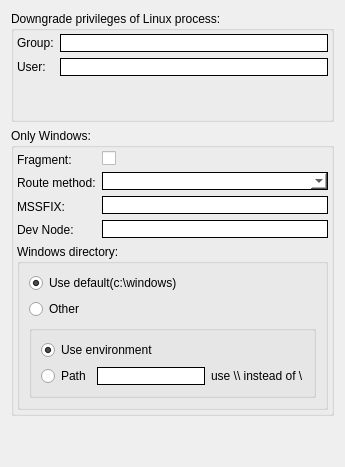
     <widget class="QWidget" name="tabLinux">
      <attribute name="title">
       <string>OS</string>
      </attribute>
      <layout class="QGridLayout" name="gridLayout_4">
       <item row="1" column="0">
        <widget class="QGroupBox" name="groupBox_6">
         <property name="title">
          <string>Only Windows:</string>
         </property>
         <layout class="QGridLayout" name="gridLayout_8">
          <property name="leftMargin">
           <number>3</number>
          </property>
          <property name="topMargin">
           <number>3</number>
          </property>
          <property name="rightMargin">
           <number>3</number>
          </property>
          <property name="bottomMargin">
           <number>3</number>
          </property>
          <item row="1" column="0">
           <widget class="QGroupBox" name="groupBox_2">
            <property name="title">
             <string>Windows directory:</string>
            </property>
            <layout class="QGridLayout" name="gridLayout_6">
             <item row="0" column="0">
              <widget class="QRadioButton" name="cbWinDirUseDefault_2">
               <property name="cursor">
                <cursorShape>PointingHandCursor</cursorShape>
               </property>
               <property name="text">
                <string>Use default(c:\windows)</string>
               </property>
               <property name="checked">
                <bool>true</bool>
               </property>
              </widget>
             </item>
             <item row="1" column="0">
              <widget class="QRadioButton" name="cbWinDirOther_2">
               <property name="cursor">
                <cursorShape>PointingHandCursor</cursorShape>
               </property>
               <property name="text">
                <string>Other</string>
               </property>
              </widget>
             </item>
             <item row="2" column="0">
              <widget class="QGroupBox" name="groupBox_19">
               <property name="sizePolicy">
                <sizepolicy hsizetype="MinimumExpanding" vsizetype="Preferred">
                 <horstretch>0</horstretch>
                 <verstretch>0</verstretch>
                </sizepolicy>
               </property>
               <property name="title">
                <string/>
               </property>
               <layout class="QGridLayout" name="gridLayout_7">
                <item row="0" column="0" colspan="2">
                 <widget class="QRadioButton" name="cbWinDirEnvironment_2">
                  <property name="cursor">
                   <cursorShape>PointingHandCursor</cursorShape>
                  </property>
                  <property name="text">
                   <string>Use environment</string>
                  </property>
                  <property name="checked">
                   <bool>true</bool>
                  </property>
                 </widget>
                </item>
                <item row="1" column="0">
                 <widget class="QRadioButton" name="cbWinDirPath_2">
                  <property name="cursor">
                   <cursorShape>PointingHandCursor</cursorShape>
                  </property>
                  <property name="text">
                   <string>Path</string>
                  </property>
                 </widget>
                </item>
                <item row="1" column="1">
                 <widget class="QLineEdit" name="txtPath_2">
                  <property name="maximumSize">
                   <size>
                    <width>16777215</width>
                    <height>16777215</height>
                   </size>
                  </property>
                  <property name="styleSheet">
                   <string notr="true">:enabled {border: 1px solid black; background-color: rgb(255, 255, 255);}
:disabled {border: 1px solid black; background-color: rgb(195, 195, 195);}
:hover {border: 1px solid red; }</string>
                  </property>
                 </widget>
                </item>
                <item row="1" column="2">
                 <widget class="QLabel" name="label_44">
                  <property name="text">
                   <string>use \\ instead of \</string>
                  </property>
                 </widget>
                </item>
               </layout>
              </widget>
             </item>
            </layout>
           </widget>
          </item>
          <item row="0" column="0">
           <layout class="QHBoxLayout" name="horizontalLayout_2">
            <item>
             <layout class="QVBoxLayout" name="verticalLayout_4">
              <item>
               <widget class="QLabel" name="label_5">
                <property name="text">
                 <string>Fragment:</string>
                </property>
               </widget>
              </item>
              <item>
               <widget class="QLabel" name="label_21">
                <property name="text">
                 <string>Route method:</string>
                </property>
               </widget>
              </item>
              <item>
               <widget class="QLabel" name="label_6">
                <property name="text">
                 <string>MSSFIX:</string>
                </property>
               </widget>
              </item>
              <item>
               <widget class="QLabel" name="label_23">
                <property name="text">
                 <string>Dev Node:</string>
                </property>
               </widget>
              </item>
             </layout>
            </item>
            <item>
             <layout class="QVBoxLayout" name="verticalLayout_3">
              <item>
               <widget class="QCheckBox" name="cbMsfix">
                <property name="enabled">
                 <bool>true</bool>
                </property>
                <property name="cursor">
                 <cursorShape>PointingHandCursor</cursorShape>
                </property>
                <property name="text">
                 <string/>
                </property>
               </widget>
              </item>
              <item>
               <widget class="QComboBox" name="cmbRouteMethod">
                <property name="enabled">
                 <bool>true</bool>
                </property>
                <property name="styleSheet">
                 <string notr="true">:enabled {border: 1px solid black; background-color: rgb(255, 255, 255);}
:disabled {border: 1px solid black; background-color: rgb(195, 195, 195);}
:hover {border: 1px solid red; }</string>
                </property>
               </widget>
              </item>
              <item>
               <widget class="QLineEdit" name="txtFragment">
                <property name="enabled">
                 <bool>true</bool>
                </property>
                <property name="sizePolicy">
                 <sizepolicy hsizetype="Expanding" vsizetype="Fixed">
                  <horstretch>0</horstretch>
                  <verstretch>0</verstretch>
                 </sizepolicy>
                </property>
                <property name="styleSheet">
                 <string notr="true">:enabled {border: 1px solid black; background-color: rgb(255, 255, 255);}
:disabled {border: 1px solid black; background-color: rgb(195, 195, 195);}
:hover {border: 1px solid red; }</string>
                </property>
               </widget>
              </item>
              <item>
               <widget class="QLineEdit" name="txtDevNode">
                <property name="enabled">
                 <bool>true</bool>
                </property>
                <property name="styleSheet">
                 <string notr="true">:enabled {border: 1px solid black; background-color: rgb(255, 255, 255);}
:disabled {border: 1px solid black; background-color: rgb(195, 195, 195);}
:hover {border: 1px solid red; }</string>
                </property>
               </widget>
              </item>
             </layout>
            </item>
           </layout>
          </item>
         </layout>
        </widget>
       </item>
       <item row="0" column="0">
        <widget class="QGroupBox" name="groupBox_10">
         <property name="title">
          <string>Downgrade privileges of Linux process:</string>
         </property>
         <layout class="QGridLayout" name="gridLayout_5">
          <property name="leftMargin">
           <number>3</number>
          </property>
          <property name="topMargin">
           <number>3</number>
          </property>
          <property name="rightMargin">
           <number>3</number>
          </property>
          <property name="bottomMargin">
           <number>3</number>
          </property>
          <item row="0" column="0">
           <layout class="QGridLayout" name="gridLayout">
            <item row="0" column="0">
             <layout class="QVBoxLayout" name="verticalLayout_2">
              <item>
               <widget class="QLabel" name="label_27">
                <property name="text">
                 <string>Group:</string>
                </property>
               </widget>
              </item>
              <item>
               <widget class="QLabel" name="label_26">
                <property name="text">
                 <string>User:</string>
                </property>
               </widget>
              </item>
             </layout>
            </item>
            <item row="0" column="1">
             <layout class="QVBoxLayout" name="verticalLayout">
              <item>
               <widget class="QLineEdit" name="txtLinuxUser">
                <property name="enabled">
                 <bool>true</bool>
                </property>
                <property name="styleSheet">
                 <string notr="true">:enabled {border: 1px solid black; background-color: rgb(255, 255, 255);}
:disabled {border: 1px solid black; background-color: rgb(195, 195, 195);}
:hover {border: 1px solid red; }</string>
                </property>
                <property name="frame">
                 <bool>true</bool>
                </property>
               </widget>
              </item>
              <item>
               <widget class="QLineEdit" name="txtLinuxGroup">
                <property name="enabled">
                 <bool>true</bool>
                </property>
                <property name="styleSheet">
                 <string notr="true">:enabled {border: 1px solid black; background-color: rgb(255, 255, 255);}
:disabled {border: 1px solid black; background-color: rgb(195, 195, 195);}
:hover {border: 1px solid red; }</string>
                </property>
               </widget>
              </item>
             </layout>
            </item>
           </layout>
          </item>
          <item row="1" column="0">
           <spacer name="verticalSpacer">
            <property name="orientation">
             <enum>Qt::Vertical</enum>
            </property>
            <property name="sizeHint" stdset="0">
             <size>
              <width>20</width>
              <height>40</height>
             </size>
            </property>
           </spacer>
          </item>
         </layout>
        </widget>
       </item>
       <item row="2" column="0">
        <spacer name="verticalSpacer_2">
         <property name="orientation">
          <enum>Qt::Vertical</enum>
         </property>
         <property name="sizeHint" stdset="0">
          <size>
           <width>20</width>
           <height>40</height>
          </size>
         </property>
        </spacer>
       </item>
      </layout>
     </widget>
